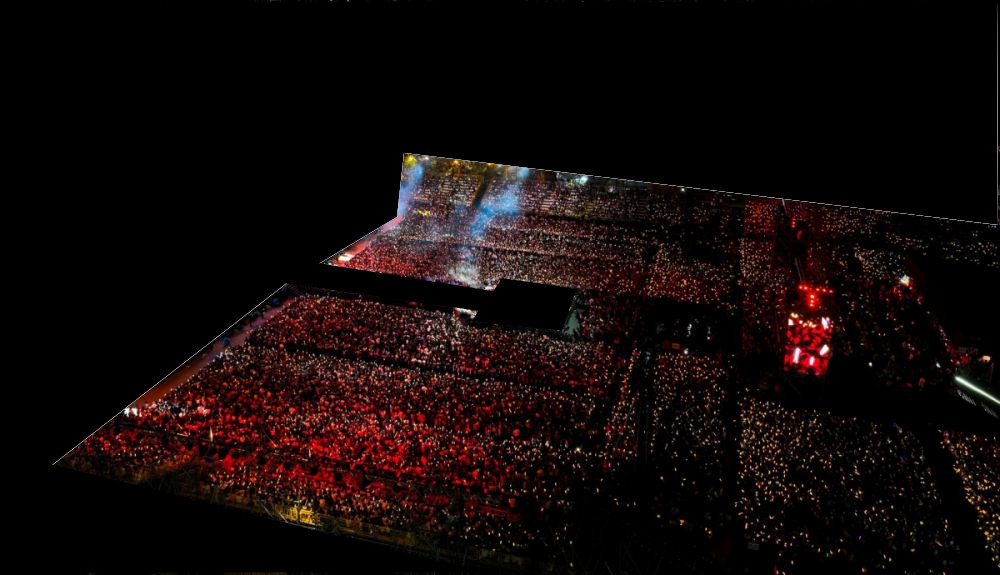
#> input picture source/sample.jpg, 1000 x 575 px
$ python bright_check.py
#> lines starting #> are read from the running program, lines starting #| are printed output that depends on the picture; after the words box and inside, x2 and y2 are one past the last pixel; in counts of white or black regions, pixels touching at a corner belong together
### concert_helpers.py
import cv2
import numpy as np
from moviepy.editor import VideoFileClip, AudioFileClip, concatenate_audioclips


def bright_max(input):
#> called with input = 'source/sample.jpg'
    results = list()
    for threshold in range(0, 255):
        # Đọc ảnh
        image = cv2.imread(input, cv2.IMREAD_GRAYSCALE)
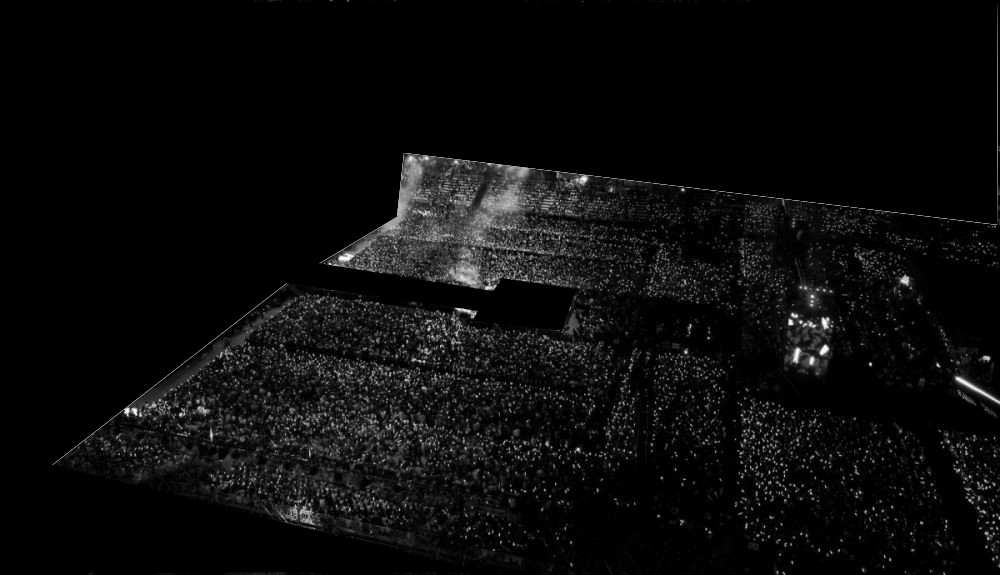
#> image: shape (575, 1000); min 0, max 255, mean 11.6
        # Tạo mặt nạ cho các điểm sáng
        _, bright_points = cv2.threshold(
            image, threshold, 255, cv2.THRESH_BINARY)
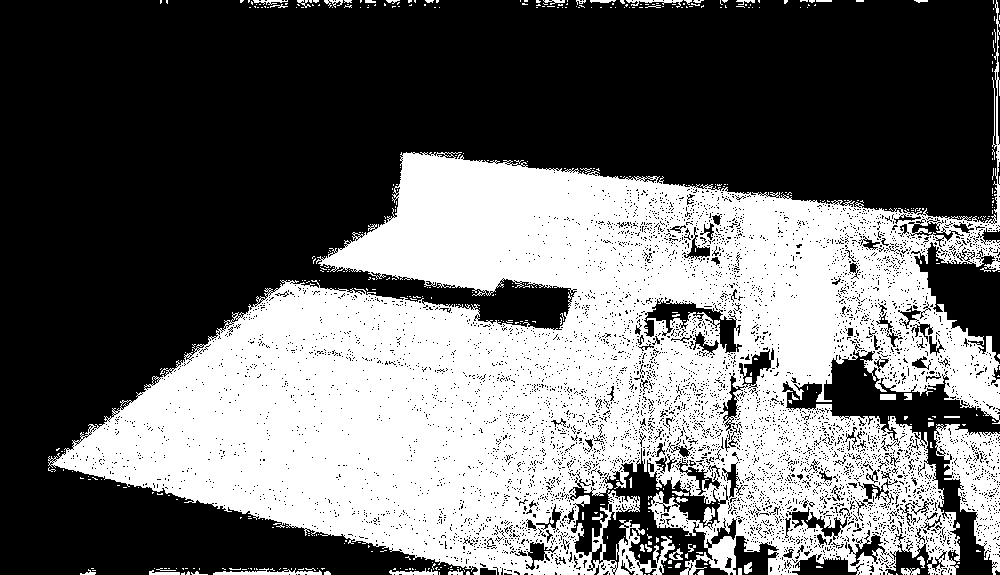
#> bright_points: shape (575, 1000); 41.8% white; 445 white regions (397 under 20 px)
        # Tìm các đường viền (contours) của các cụm sáng
        contours, _ = cv2.findContours(
            bright_points, cv2.RETR_EXTERNAL, cv2.CHAIN_APPROX_SIMPLE)
#> contours = 432 contours, 410 with area under 20; largest, box (x1, y1, x2, y2) and area: (48, 0, 1000, 575) 252214, (934, 424, 1000, 575) 5126, (213, 568, 322, 575) 269, (389, 568, 438, 575) 117, (703, 507, 715, 525) 98
        # Đếm số cụm sáng
        num_clusters = len(contours)
#> num_clusters = 432
        print(f'{threshold}: {num_clusters}')
#| 0: 432
        results.append(num_clusters)
    max_value = max(results)
    max_index = results.index(max_value)
    print(f'{max_index}: {max_value}')
    return max_index, max_value


audio = 'audio/is-epical.mp3'


# [60 lines left out: function create_video_counter, not called in this run]

### bright_check.py
import cv2
import numpy as np

from concert_helpers import bright_max

input = 'source/sample.jpg'
threshold, max_count = bright_max(input)
print("MAX: ", threshold, max_count)
